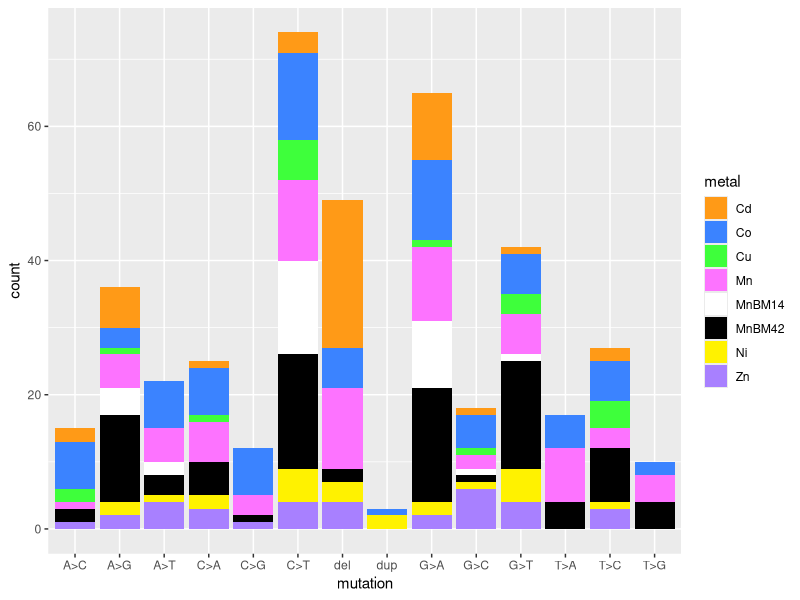
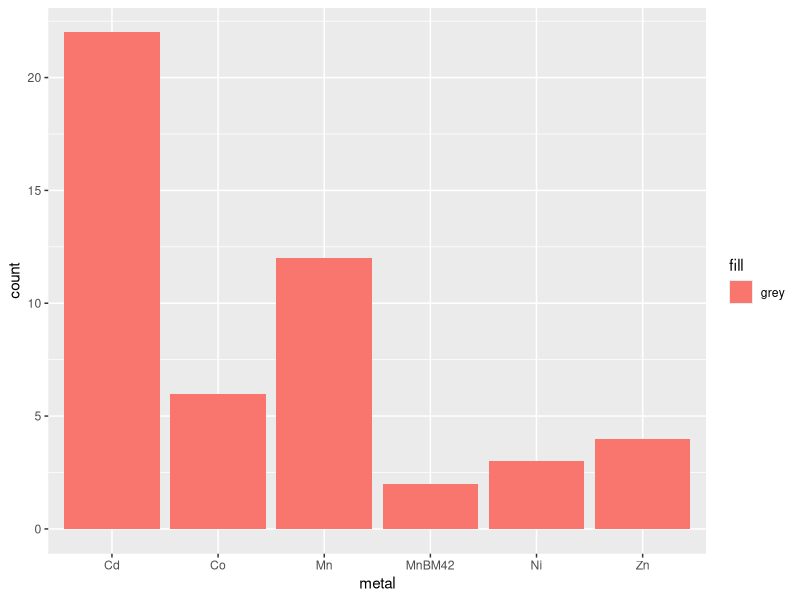
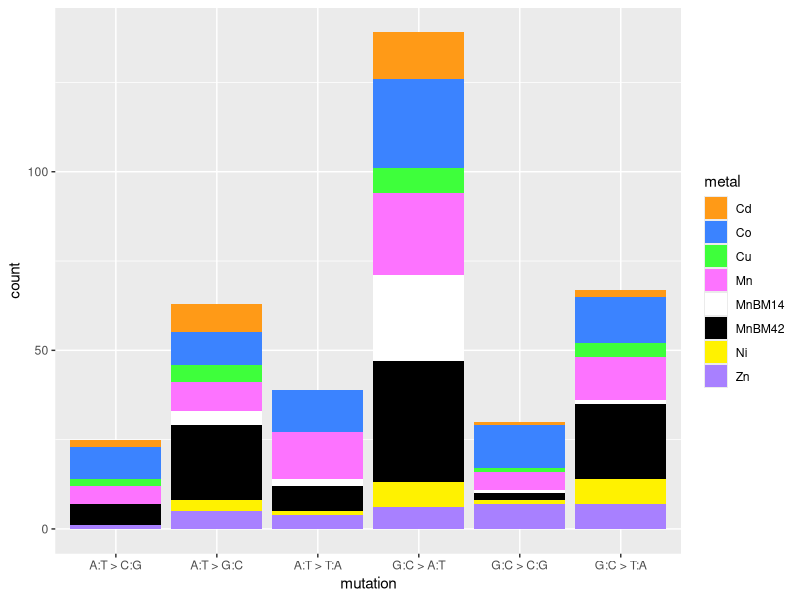
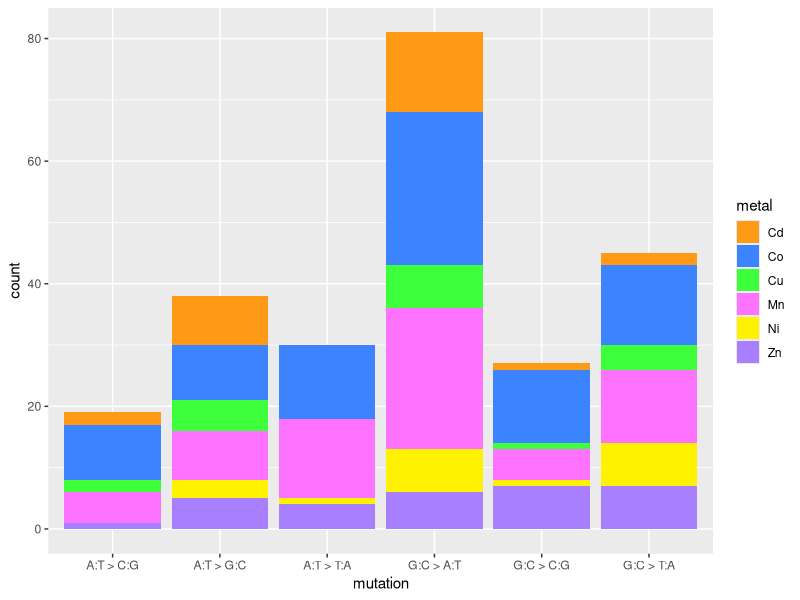
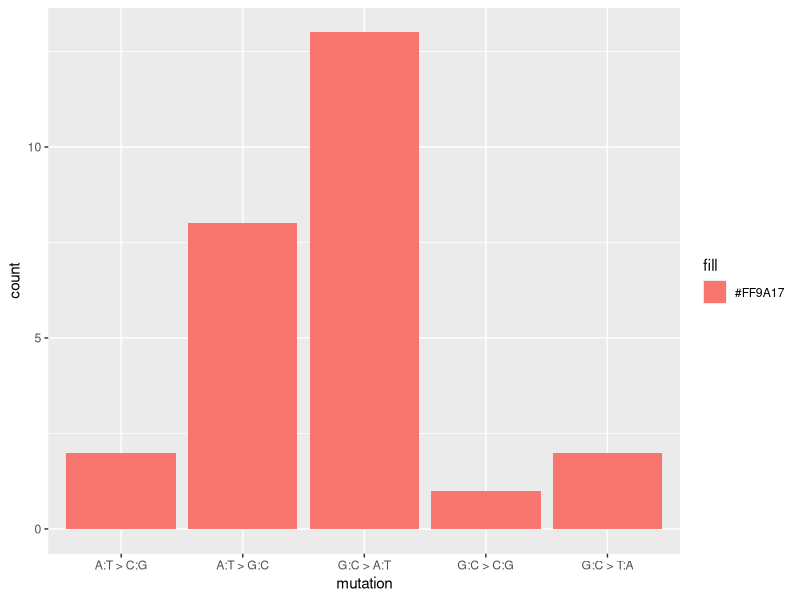
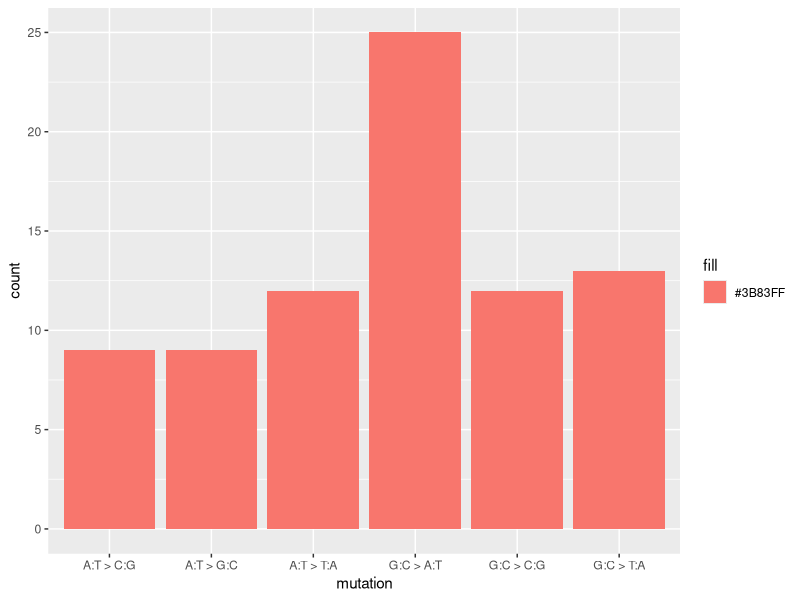
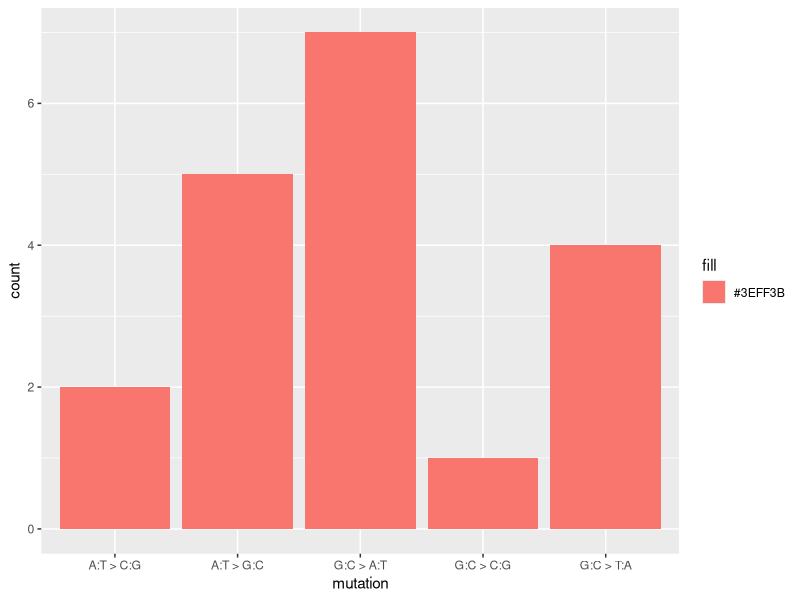
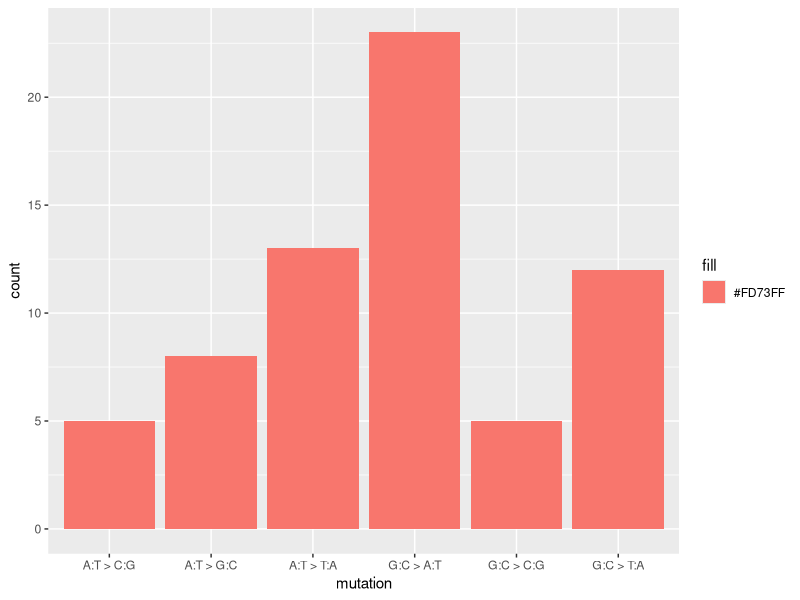

Source code (R) for these figures, in order:
## ---- chunk 1
library(tidyverse)
library(ggridges)
library(ggplot2)
library(viridis)
library(cowplot)
#library(hrbrthemes)
x = getwd()
setwd(x)

mut = read.csv("snps/mutation_type.csv")

g = ggplot(mut, aes(mutation))

g + geom_bar(aes(fill = metal)) +
  scale_fill_manual(values=c("#FF9A17", "#3B83FF", "#3EFF3B", "#FD73FF", "white", "black", "#FFF200", "#A880FF"))

table(mut$mutation)

mutDel=mut %>%
  filter(mutation=="del")
mDel = ggplot(mutDel, aes(metal))
mDel + geom_bar(aes(fill = "grey"))
table(mutDel$metal)
## ---- chunk 2

mut2 = mut %>%
  filter(mutation != "del") %>% #remove deletion
  filter(mutation != "dup")  #remove duplication
mut2$mutation[mut2$mutation == 'A>G'] <- 'A:T > G:C'
mut2$mutation[mut2$mutation == 'T>C'] <- 'A:T > G:C'
mut2$mutation[mut2$mutation == 'G>A'] = "G:C > A:T"
mut2$mutation[mut2$mutation == 'C>T'] = "G:C > A:T"
mut2$mutation[mut2$mutation == "A>T"] = "A:T > T:A"
mut2$mutation[mut2$mutation == "T>A"] = "A:T > T:A"
mut2$mutation[mut2$mutation == "G>T"] = "G:C > T:A"
mut2$mutation[mut2$mutation == "C>A"] = "G:C > T:A"
mut2$mutation[mut2$mutation == "A>C"] = "A:T > C:G"
mut2$mutation[mut2$mutation == "T>G"] = "A:T > C:G"
mut2$mutation[mut2$mutation == "G>C"] = "G:C > C:G"
mut2$mutation[mut2$mutation == "C>G"] = "G:C > C:G"

g = ggplot(mut2, aes(mutation))

g + geom_bar(aes(fill = metal)) +
  scale_fill_manual(values=c("#FF9A17", "#3B83FF", "#3EFF3B", "#FD73FF", "white", "black", "#FFF200", "#A880FF"))


## ---- chunk 3

mutmet = mut2 %>%
  filter(metal!="MnBM42")%>%
  filter(metal!="MnBM14")

altro = ggplot(mutmet, aes(mutation))

altro + geom_bar(aes(fill = metal)) +
  scale_fill_manual(values=c("#FF9A17", "#3B83FF", "#3EFF3B", "#FD73FF", "#FFF200", "#A880FF"))

mutCd=mut2 %>%
  filter(metal=="Cd")
mCd = ggplot(mutCd, aes(mutation))
mCd + geom_bar(aes(fill = "#FF9A17"))

mutCo=mut2 %>%
  filter(metal=="Co")
mCo = ggplot(mutCo, aes(mutation))
mCo + geom_bar(aes(fill = "#3B83FF"))

mutCu=mut2 %>%
  filter(metal=="Cu")
mCu = ggplot(mutCu, aes(mutation))
mCu + geom_bar(aes(fill = "#3EFF3B"))

mutMn=mut2 %>%
  filter(metal=="Mn")
mMn = ggplot(mutMn, aes(mutation))
mMn + geom_bar(aes(fill = "#FD73FF"))

mutNi=mut2 %>%
  filter(metal=="Ni")
mNi = ggplot(mutNi, aes(mutation))
mNi + geom_bar(aes(fill = "#FFF200"))

mutZn=mut2 %>%
  filter(metal=="Zn")
mZn = ggplot(mutZn, aes(mutation))
mZn + geom_bar(aes(fill = "#A880FF"))


mut42 = mut2 %>%
  filter(metal=="MnBM42")
m42 = ggplot(mut42, aes(mutation))
m42 + geom_bar(aes(fill = "hotpink"))

mut14 = mut2 %>%
  filter(metal=="MnBM14")
m14 = ggplot(mut42, aes(mutation, color ="magenta"))
m14 + geom_bar(aes(colour = "magenta"))



## ---- chunk 4


types = c("A:T > G:C", "G:C > A:T", "A:T > T:A", "G:C > T:A", "A:T > C:G", "G:C > C:G")
lynch_other = c(0.102, 0.277, 0.069, 0.313, 0.05, 0.189)
lynch_ma = c(0.118, 0.265, 0.058, 0.265, 0.147, 0.147)
gerstein = c(8, 14, 6, 12, 5, 7)
gerstein.prop = c(8/52, 14/52, 6/52, 12/52, 5/52, 7/52)
Cd = c(8,13,0,2,2,1)
Cd.prop = c(8/26, 13/26, 0/26,2/26,2/26,1/26)
Co = c(9, 25, 12, 13, 9, 12)
Co.prop = c(9/80, 25/80, 12/80, 13/80, 9/80, 12/80)
Cu = c(5, 7, 0, 4, 2, 1)
Cu.prop = c(5/19, 7/19, 0/19, 4/19, 2/19, 1/19)
Mn = c(8, 23, 13, 12, 5, 5)
Mn.prop = c(8/66, 23/66, 13/66, 12/66, 5/66, 5/66)
Ni = c(3, 7, 1, 7, 0, 1)
Ni.prop = c(3/19, 7/19, 1/19, 7/19, 0/19, 1/19)
Zn = c(5, 6, 4, 7, 1, 7)
Zn.prop = c(5/30, 6/30, 4/30, 7/30, 1/30, 7/30)
MnBM42 = c(21, 34, 7, 21, 6, 2)
MnBM42.prop = c(21/91, 34/91, 7/91, 21/91, 6/91, 2/91)
MnBM14 = c(4, 24, 2, 1, 0, 1)
MnBM14.prop = c(4/32, 24/32, 2/32, 1/32, 0/32, 1/32)

spectra = data.frame(types, lynch_other, gerstein, Cd, Co, Cu, Mn, Ni, Zn, MnBM14, MnBM42, gerstein.prop, Cd.prop, Co.prop, Cu.prop, Mn.prop, Ni.prop, Zn.prop, MnBM14.prop, MnBM42.prop)


ger_res <- chisq.test(gerstein, p = lynch_other)
ger_res #X-squared = 7.1557, df = 5, p-value = 0.2093
ger_res1 <- chisq.test(gerstein, p = lynch_ma)
ger_res1 #X-squared = 4.7208, df = 5, p-value = 0.4509


Cd_res <- chisq.test(Cd, p = lynch_other) #X-squared = 25.37, df = 5, p-value = 0.0001182
Co_res <- chisq.test(Co, p = lynch_other) #X-squared = 20.74, df = 5, p-value = 0.0009068
Cu_res <- chisq.test(Cu, p = lynch_other) #X-squared = 10.39, df = 5, p-value = 0.06492
Mn_res <- chisq.test(Mn, p = lynch_other) #X-squared = 26.103, df = 5, p-value = 8.522e-05
Ni_res <- chisq.test(Ni, p = lynch_other) #X-squared = 4.2349, df = 5, p-value = 0.5161
Zn_res <- chisq.test(Zn, p = lynch_other) #X-squared = 4.7585, df = 5, p-value = 0.4461
MnBM42_res <- chisq.test(MnBM42, p = lynch_other) #X-squared = 33.803, df = 5, p-value = 2.606e-06
MnBM14_res <- chisq.test(MnBM14, p = lynch_other) #X-squared = 39.961, df = 5, p-value = 1.521e-07

#bonferroni correction for 8 tests=0.00625


## ---- chunk 5

pl=ggplot(spectra, aes(x=factor(types), y = lynch_other))+
  geom_bar(stat="identity", width=0.7, fill="grey")+
  theme_minimal() +
  ylim(0,0.75) +
  theme(axis.text.x  = element_text(size=10))+
  theme(axis.text.y  = element_text(size=10))+
  labs(x=NULL, y=NULL, title="Lynch et al. (2008)")

pg=ggplot(spectra, aes(x=factor(types), y = gerstein.prop))+
  geom_bar(stat="identity", width=0.7, fill="black")+
  theme_minimal()+
  ylim(0,0.75)+
  theme(axis.text.x  = element_text(size=10))+
  theme(axis.text.y  = element_text(size=10))+
  labs(x=NULL, y=NULL, title="Gerstein et al. (2015)")
pcd=ggplot(spectra, aes(x=factor(types), y = Cd.prop))+
  geom_bar(stat="identity", width=0.7, fill="#FF9A17")+
  theme_minimal()+
  ylim(0,0.75)+
  theme(axis.text.x  = element_text(size=10))+
  theme(axis.text.y  = element_text(size=10))+
  labs(x=NULL, y=NULL, title="*Cadmium")
pco=ggplot(spectra, aes(x=factor(types), y = Co.prop))+
  geom_bar(stat="identity", width=0.7, fill="#3B83FF")+
  theme_minimal()+
  ylim(0,0.75)+
  theme(axis.text.x  = element_text(size=10))+
  theme(axis.text.y  = element_text(size=10))+
  labs(x=NULL, y=NULL, title="*Cobalt")
pcu=ggplot(spectra, aes(x=factor(types), y = Cu.prop))+
  geom_bar(stat="identity", width=0.7, fill="#3EFF3B")+
  theme_minimal()+
  ylim(0,0.75)+
  theme(axis.text.x  = element_text(size=10))+
  theme(axis.text.y  = element_text(size=10))+
  labs(x=NULL, y=NULL, title="Copper")
pmn=ggplot(spectra, aes(x=factor(types), y = Mn.prop))+
  geom_bar(stat="identity", width=0.7, fill="#FD73FF")+
  theme_minimal()+
  ylim(0,0.75)+
  theme(axis.text.x  = element_text(size=10))+
  theme(axis.text.y  = element_text(size=10))+
  labs(x=NULL, y=NULL, title="*Manganese (ex. MnBM14 & MnBM42)")
pni=ggplot(spectra, aes(x=factor(types), y = Ni.prop))+
  geom_bar(stat="identity", width=0.7, fill="#FFF200")+
  theme_minimal()+
  ylim(0,0.7)+
  theme(axis.text.x  = element_text(size=10))+
  theme(axis.text.y  = element_text(size=10))+
  labs(x=NULL, y=NULL, title="Nickel")
pzn=ggplot(spectra, aes(x=factor(types), y = Zn.prop))+
  geom_bar(stat="identity", width=0.7, fill="#A880FF")+
  theme_minimal()+
  ylim(0,0.75)+
  theme(axis.text.x  = element_text(size=10))+
  theme(axis.text.y  = element_text(size=10))+
  labs(x=NULL, y=NULL, title="Zinc")
p14=ggplot(spectra, aes(x=factor(types), y = MnBM14.prop))+
  geom_bar(stat="identity", width=0.7, fill="pink")+
  theme_minimal()+
  ylim(0,0.75)+
  theme(axis.text.x  = element_text(size=10))+
  theme(axis.text.y  = element_text(size=10))+
  labs(x=NULL, y=NULL, title="*MnBM14")
p42=ggplot(spectra, aes(x=factor(types), y = MnBM42.prop))+
  geom_bar(stat="identity", width=0.7, fill="hotpink")+
  theme_minimal()+
  ylim(0,0.75)+
  theme(axis.text.x  = element_text(size=10))+
  theme(axis.text.y  = element_text(size=10))+
  labs(x=NULL, y=NULL, title="*MnBM42")


## ---- chunk 6

plot_grid(pl,pg,pcd, pco,pcu,pmn,pni,pzn,p14,p42, labels = c("A","B","C","D","E","F","G","H","I","J"), ncol = 2, align = "h")

#ggsave("mutationtypes_suppl.jpeg", width=12, height=14, units = "in", dpi=700)
ggsave("figures/mutationtypes_suppl.jpeg", width=12, height=14, units = "in", dpi=700)

